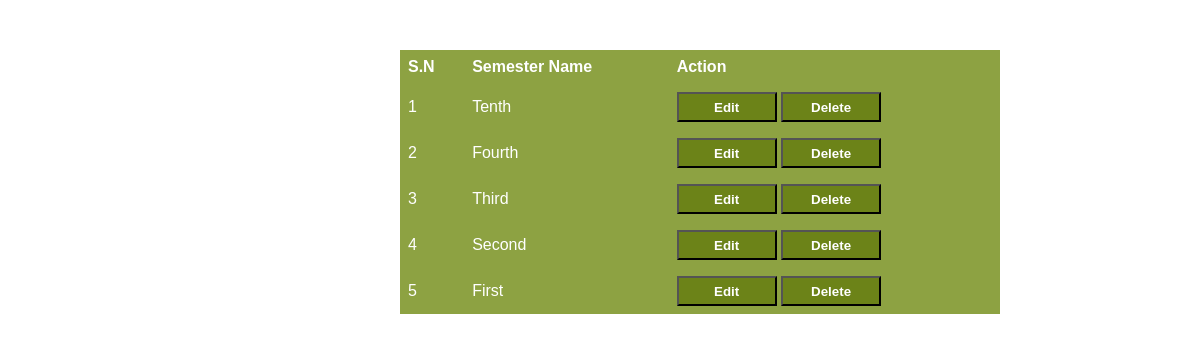
/manage_semester.php, run on the app's committed database.
### tables this page shows
CREATE TABLE `semester` (
  `id` int(11) UNSIGNED NOT NULL,
  `Semester_Name` varchar(100) NOT NULL
);

### manage_semester.php (the view, shortened to what this page needs)
<?php
$conn=mysqli_connect('localhost','root','','result');
$sql = "SELECT * FROM semester";
$res = mysqli_query($conn, $sql);
$data = [];
if (mysqli_num_rows($res) > 0) {
		while ($row = mysqli_fetch_assoc($res)) {
		array_unshift($data, $row);
	}
}
?>
<!DOCTYPE html>
<html>
<head>
    <link rel="stylesheet" href="all.css">
</head>
<body>
    <table>
      <tr>
        <th>S.N</th>
        <th>Semester Name</th>
        <th>Action</th>
      </tr>
      <?php
      $i=1;
      foreach ($data as  $d) {
			?>
      <tr>
        <td><?php echo $i++; ?></td>
        <td><?php echo $d['Semester_Name']; ?></td>
        <td>
          <button>
        <a href="editSemester.php?id=<?php echo $d['id'] ?>">edit</a>
      </button>
        <button>
        <a href="delete_semester.php?id=<?php echo $d['id'] ?>" onclick = "return confirm('are you sure to delete??')">delete</a></td>
      </tr>
      <?php } ?>
    </table>
</body>
</html>

### all.css (style rules this page uses)
table { border-collapse: collapse; width: 50%; margin: 0 auto; margin-top: 50px; margin-left: 400px; }
th, td { text-align: left; padding: 8px; background-color: #8DA242; color: #fff; }
th { font-weight: 600; }
td a { color: #fff; text-decoration: none; text-transform: capitalize; font-weight: 600; }
button { width: 100px; height: 30px; background-color: #6c8318; }
tr:nth-child(even) { background-color: #f2f2f2; }
* { margin: 0; padding: 0; font-family: 'Poppins', sans-serif; }

### data on the page
semester: Semester_Name "Tenth"
semester: Semester_Name "Fourth"
semester: Semester_Name "Third"
semester: Semester_Name "Second"
semester: Semester_Name "First"
